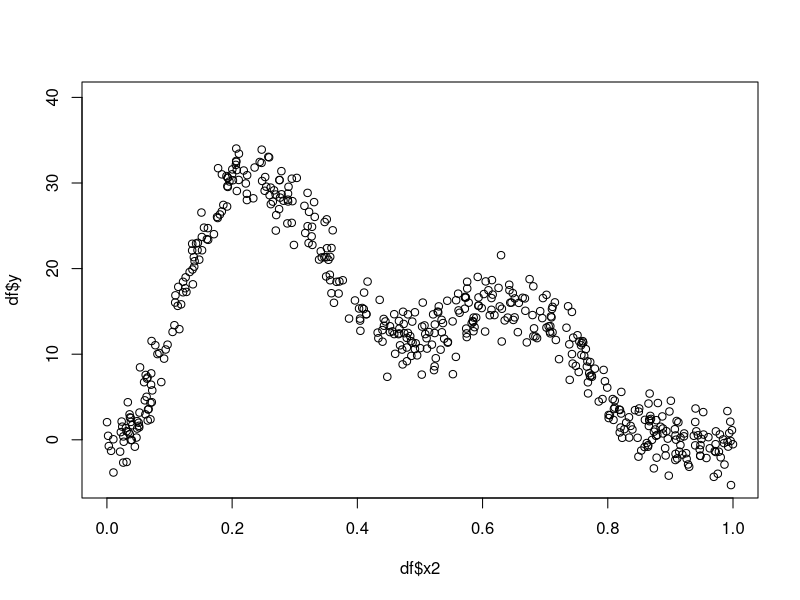
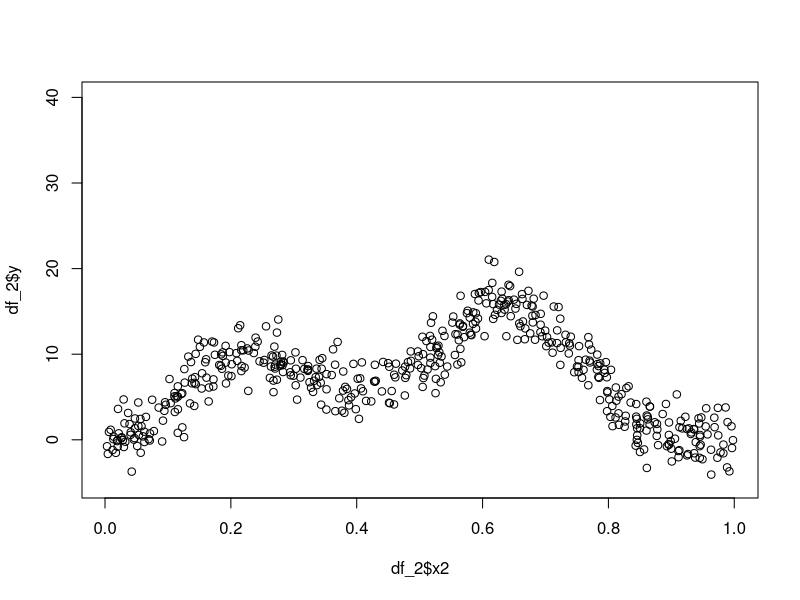
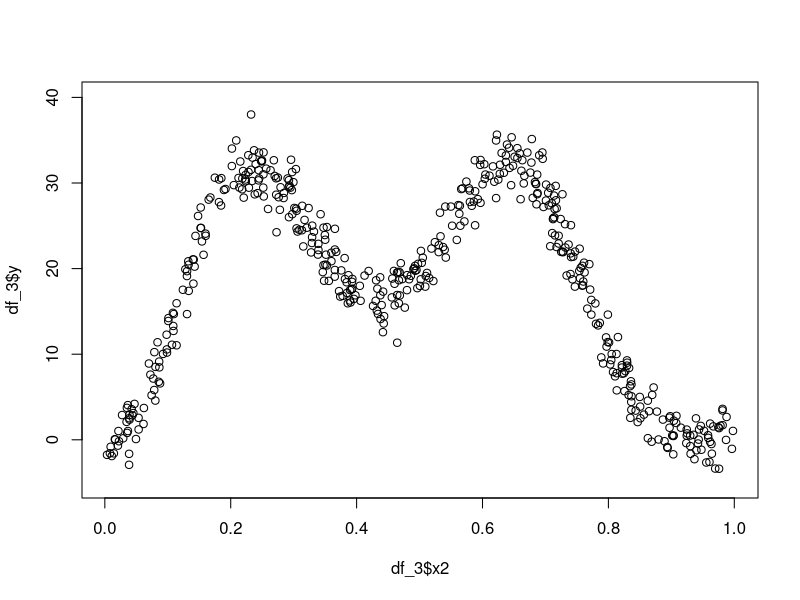

Recreate these plots in R, in order.
# https://stats.stackexchange.com/a/300242

set.seed(20)

# f2 <- function(x) 0.2 * x^11 * (10 * (1 - x))^6 +
  # 10 * (10 * x)^3 * (1 - x)^10
f2 <- function(x, o = 1, p = 35) {
  o * x^11 * (10 * (1 - x))^6 +
  p * (10 * x)^3 * (1 - x)^10
}

ysim <- function(n = 500, scale = 2, o = 1, p = 35) {
  x <- runif(n)
  e <- rnorm(n, 0, scale)
  f <- f2(x, o, p)
  y <- f + e
  data.frame(y = y, x2 = x, f2 = f)
}

df <- ysim()

plot(df$x2, df$y, ylim = c(-5, 40))

# Changing p changes the first peak

df_2 <- ysim(p = 11)

plot(df_2$x2, df_2$y, ylim = c(-5, 40))

# Changing o changes the second peak

df_3 <- ysim(o = 2)

plot(df_3$x2, df_3$y, ylim = c(-5, 40))
